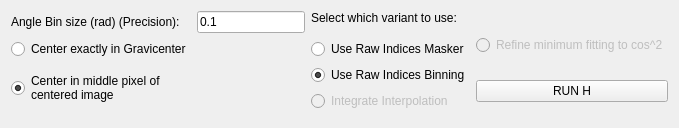
          <widget class="QWidget" name="tab_5">
           <attribute name="title">
            <string>H - Radial Histogram Algorithm</string>
           </attribute>
           <layout class="QGridLayout" name="gridLayout_4">
            <item row="0" column="0" rowspan="2">
             <widget class="QLabel" name="ange_step_label_2">
              <property name="text">
               <string>Angle Bin size (rad) (Precision):</string>
              </property>
             </widget>
            </item>
            <item row="2" column="0">
             <widget class="QRadioButton" name="use_exact_grav_H">
              <property name="text">
               <string>Center exactly in Gravicenter</string>
              </property>
              <property name="checked">
               <bool>false</bool>
              </property>
              <attribute name="buttonGroup">
               <string notr="true">buttonGroup_3</string>
              </attribute>
             </widget>
            </item>
            <item row="0" column="2" rowspan="2" alignment="Qt::AlignLeft">
             <widget class="QLineEdit" name="angle_bin_size_H">
              <property name="text">
               <string>0.1</string>
              </property>
             </widget>
            </item>
            <item row="3" column="3">
             <widget class="QRadioButton" name="use_raw_idx_bin_H">
              <property name="text">
               <string>Use Raw Indices Binning</string>
              </property>
              <property name="checked">
               <bool>true</bool>
              </property>
              <attribute name="buttonGroup">
               <string notr="true">buttonGroup_9</string>
              </attribute>
             </widget>
            </item>
            <item row="2" column="3">
             <widget class="QRadioButton" name="use_raw_idx_mask_H">
              <property name="text">
               <string>Use Raw Indices Masker</string>
              </property>
              <property name="checked">
               <bool>false</bool>
              </property>
              <attribute name="buttonGroup">
               <string notr="true">buttonGroup_9</string>
              </attribute>
             </widget>
            </item>
            <item row="3" column="0" rowspan="2">
             <widget class="QRadioButton" name="use_image_center_H">
              <property name="text">
               <string>Center in middle pixel of 
centered image</string>
              </property>
              <property name="checked">
               <bool>true</bool>
              </property>
              <attribute name="buttonGroup">
               <string notr="true">buttonGroup_3</string>
              </attribute>
             </widget>
            </item>
            <item row="0" column="3">
             <widget class="QLabel" name="label_38">
              <property name="text">
               <string>Select which variant to use:</string>
              </property>
             </widget>
            </item>
            <item row="4" column="3">
             <widget class="QRadioButton" name="integrate_interpol_H">
              <property name="enabled">
               <bool>false</bool>
              </property>
              <property name="text">
               <string>Integrate Interpolation</string>
              </property>
              <attribute name="buttonGroup">
               <string notr="true">buttonGroup_9</string>
              </attribute>
             </widget>
            </item>
            <item row="1" column="4" rowspan="2">
             <widget class="QRadioButton" name="fit_cos_H">
              <property name="enabled">
               <bool>false</bool>
              </property>
              <property name="text">
               <string>Refine minimum fitting to cos^2</string>
              </property>
             </widget>
            </item>
            <item row="3" column="4" rowspan="3">
             <widget class="QPushButton" name="run_histogram_algorithm">
              <property name="text">
               <string>RUN H</string>
              </property>
             </widget>
            </item>
           </layout>
          </widget>
